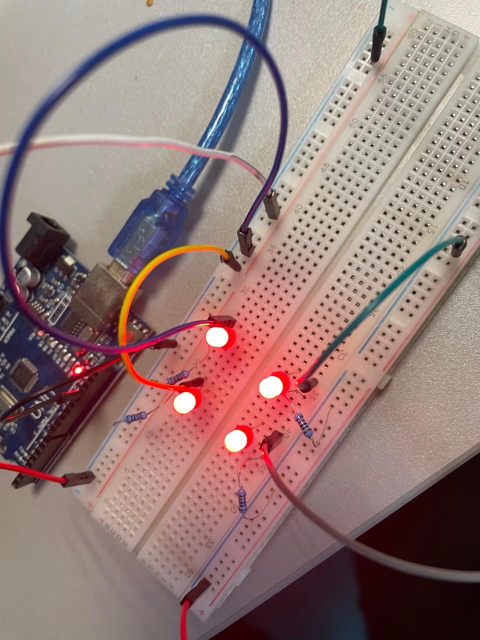
#> input picture pnp/leds/3.jpg, 960 x 1280 px (shown at 1/2 size); its folder holds only this picture in this run
$ python camera-calibration.py
#> lines starting #> are read from the running program, lines starting #| are printed output that depends on the picture; after the words box and inside, x2 and y2 are one past the last pixel; in counts of white or black regions, pixels touching at a corner belong together; long printed decimals are rounded
#> further down, imagen is the input picture: shape (1280, 960, 3); mean B, G, R 119, 122.4, 147.7
import cv2
import numpy as np
import os

#EN CONSTRUCCION

# --- CONFIGURACIÓN ---
carpeta_imagenes = "pnp/leds"  # nombre de la carpeta con las imágenes
objp = np.array([[0, 0, 0],
                 [1, 0, 0],
                 [1, 1, 0],
                 [0, 1, 0]], dtype=np.float32)

mtx = np.array([[2992.45904, 0, 1489.42745],
                [0, 2979.52349, 2003.95063],
                [0, 0, 1]], dtype=np.float32)

dist = np.array([0.2433, -1.2952, -0.0025, -0.0020, 2.41], dtype=np.float32)

# --- FUNCIÓN PARA DETECTAR LOS LEDS AUTOMÁTICAMENTE ---
def detectar_leds_automaticamente(imagen):
    gray = cv2.cvtColor(imagen, cv2.COLOR_BGR2GRAY)
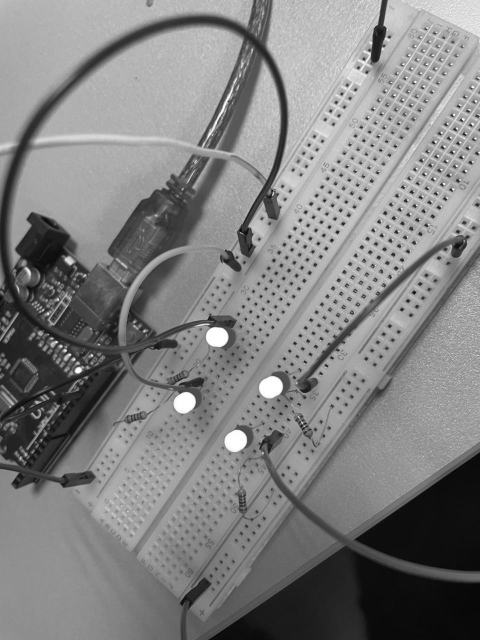
#> gray: shape (1280, 960) (shown at 1/2 size); min 2, max 255, mean 129.6
    blurred = cv2.GaussianBlur(gray, (5, 5), 0)
    _, thresh = cv2.threshold(blurred, 240, 255, cv2.THRESH_BINARY)
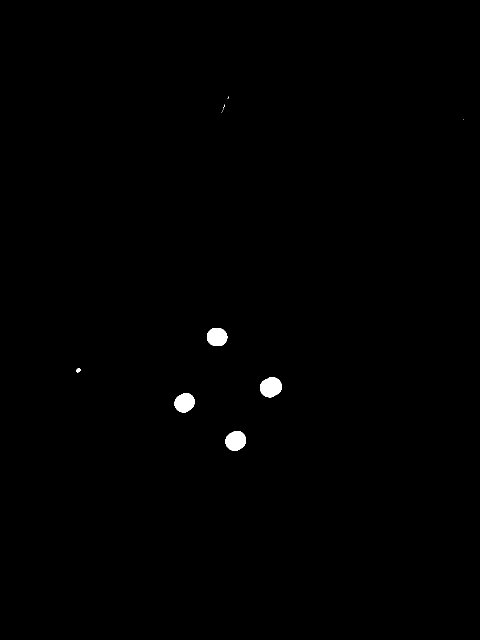
#> thresh: shape (1280, 960) (shown at 1/2 size); 0.42% white; 12 white regions (7 under 20 px)

    contours, _ = cv2.findContours(thresh, cv2.RETR_EXTERNAL, cv2.CHAIN_APPROX_SIMPLE)
#> contours = 12 contours, 7 with area under 20; largest, box (x1, y1, x2, y2) and area: (520, 754, 564, 795) 1306, (451, 862, 492, 902) 1216, (349, 786, 390, 825) 1154, (414, 656, 455, 692) 1138, (152, 736, 162, 745) 48
    contours = sorted(contours, key=cv2.contourArea, reverse=True)[:4]
#> contours = 4 contours; box (x1, y1, x2, y2) and area: (520, 754, 564, 795) 1306, (451, 862, 492, 902) 1216, (349, 786, 390, 825) 1154, (414, 656, 455, 692) 1138

    leds = []
    for cnt in contours:
        M = cv2.moments(cnt)
        if M["m00"] != 0:
            cx = int(M["m10"] / M["m00"])
            cy = int(M["m01"] / M["m00"])
            leds.append((cx, cy))
#> this loop made 4 passes
#> (cx, cy) on passes 1 to 4: (541, 773), (471, 881), (368, 805), (433, 673)
#> after the loop, leds = [(541, 773), (471, 881), (368, 805), (433, 673)]

    # Ordenar para mantener consistencia (arriba->abajo, izquierda->derecha)
    # Ordenar consistentemente en sentido horario desde el punto superior izquierdo
    leds = np.array(leds, dtype=np.float32)
#> leds = [[541, 773], [471, 881], [368, 805], [433, 673]]
    c = np.mean(leds, axis=0)
#> c = [453.2, 783]
    angles = np.arctan2(leds[:, 1] - c[1], leds[:, 0] - c[0])
#> angles = [-0.113, 1.39, 2.89, -1.75]
    leds = leds[np.argsort(angles)]
#> leds = [[433, 673], [541, 773], [471, 881], [368, 805]]

    return np.array(leds, dtype=np.float32) if len(leds) == 4 else None

# --- PROCESAR TODAS LAS IMÁGENES EN LA CARPETA ---
for nombre_archivo in os.listdir(carpeta_imagenes):
    if not nombre_archivo.lower().endswith(('.jpg', '.jpeg', '.png')):
        continue

    ruta = os.path.join(carpeta_imagenes, nombre_archivo)
    imagen = cv2.imread(ruta)
    if imagen is None:
        print(f"No se pudo cargar: {nombre_archivo}")
        continue

    led_centers = detectar_leds_automaticamente(imagen)
#> led_centers = [[433, 673], [541, 773], [471, 881], [368, 805]]

    if led_centers is None:
        print(f"No se detectaron 4 LEDs en: {nombre_archivo}")
        continue


    # Resolver PnP y proyectar puntos
    ret, rvecs, tvecs = cv2.solvePnP(objp, led_centers, mtx, dist)
#> ret = True; rvecs = [0.264, -1, 0.478]; tvecs = [-7.47, -9.44, 21.78]
    if not ret:
        print(f"No se pudo resolver PnP en {nombre_archivo}")
        continue
    projected_points, _ = cv2.projectPoints(objp, rvecs, tvecs, mtx, dist)
#> projected_points = [[434.7, 677.2], [539.4, 768.2], [472.6, 885.5], [366.3, 800.9]]

    for pt in projected_points:
        x, y = pt.ravel()
        cv2.circle(imagen, (int(x), int(y)), 8, (0, 255, 0), -1)
        cv2.putText(imagen, f"{int(x)},{int(y)}", (int(x) + 10, int(y) - 10),
                    cv2.FONT_HERSHEY_SIMPLEX, 0.5, (0, 255, 0), 1)
#> this loop made 4 passes
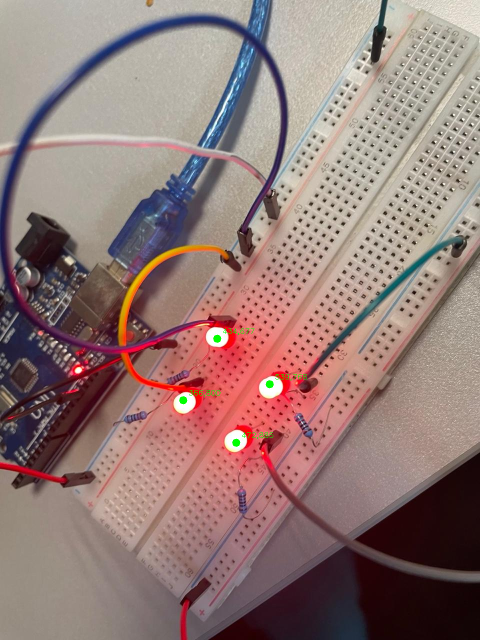
#> imagen: shape (1280, 960, 3) (shown at 1/2 size); 0.12% of pixels changed, all inside (x1, y1, x2, y2) = (358, 657, 614, 894)

    # Dibujar el centroide
    centroide_3d = np.mean(objp, axis=0).reshape(1, 3)
    centroide_2d, _ = cv2.projectPoints(centroide_3d, rvecs, tvecs, mtx, dist)
#> centroide_2d = [[454.8, 784.5]]
    cx, cy = centroide_2d.ravel()
#> cx = 454.8; cy = 784.5
    cx = cx.item()
    cy = cy.item()

    if not np.all(np.isfinite(centroide_2d)):
        print(f"Centroide proyectado inválido: {centroide_2d}")
        continue

    print(f"Tipo de imagen: {type(imagen)}, shape: {imagen.shape}")
#| Tipo de imagen: <class 'numpy.ndarray'>, shape: (1280, 960, 3)
    print(f"Centroide proyectado: cx={cx}, cy={cy}, tipo: {type(cx)}, {type(cy)}")
#| Centroide proyectado: cx=454.801, cy=784.494, tipo: <class 'float'>, <class 'float'>
    print(f"Centroide int: {int(cx)}, {int(cy)}")
#| Centroide int: 454, 784

    cv2.circle(imagen, (int(cx), int(cy)), 10, (0, 0, 0), -1)
#> imagen: shape (1280, 960, 3); 0.03% of pixels changed, all inside (x1, y1, x2, y2) = (444, 774, 465, 795)
    cv2.putText(imagen, "Centro", (int(cx) + 10, int(cy) - 10),
                cv2.FONT_HERSHEY_SIMPLEX, 0.6, (0, 0, 0), 2)
#> imagen: shape (1280, 960, 3); mean B, G, R 118.7, 122.4, 147.3

    # Escalar imagen si es demasiado grande
    max_dim = 1000  # ancho o alto máximo para visualizar
    alto, ancho = imagen.shape[:2]

    if max(alto, ancho) > max_dim:
        escala = max_dim / max(alto, ancho)
        imagen_mostrar = cv2.resize(imagen, (int(ancho * escala), int(alto * escala)))
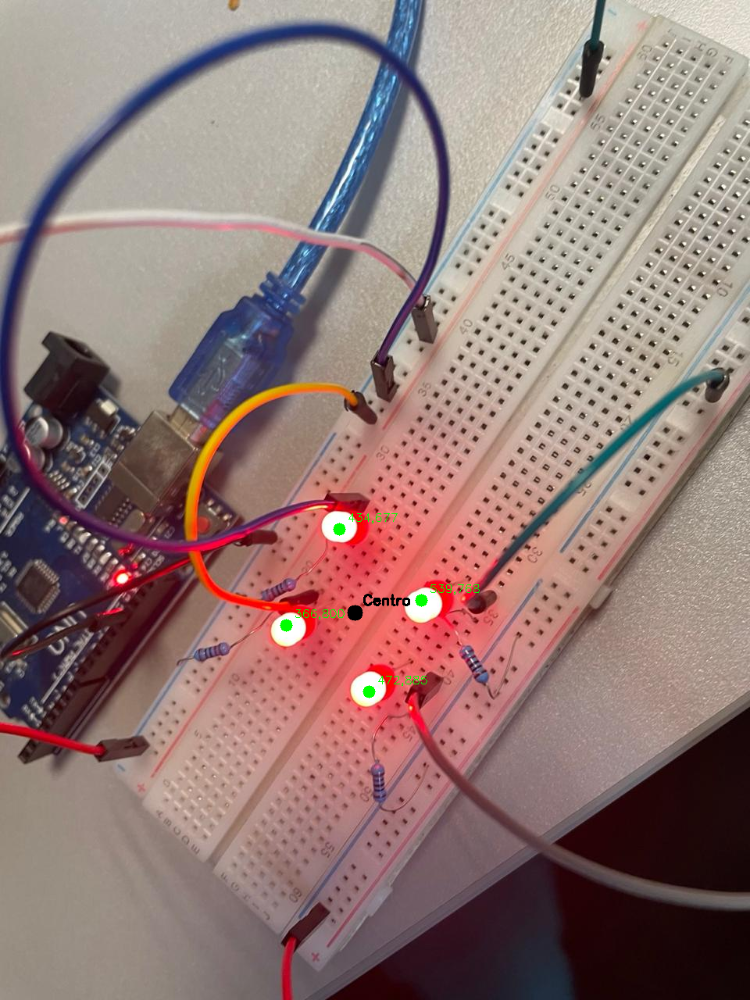
#> imagen_mostrar: shape (1000, 750, 3); mean B, G, R 118.6, 122.3, 147.1
    else:
        imagen_mostrar = imagen

    # Mostrar imagen con proyecciones
    cv2.imshow("Resultado", imagen_mostrar)
    cv2.waitKey(0)

cv2.destroyAllWindows()

$ run again, on pnp/leds/6.jpg
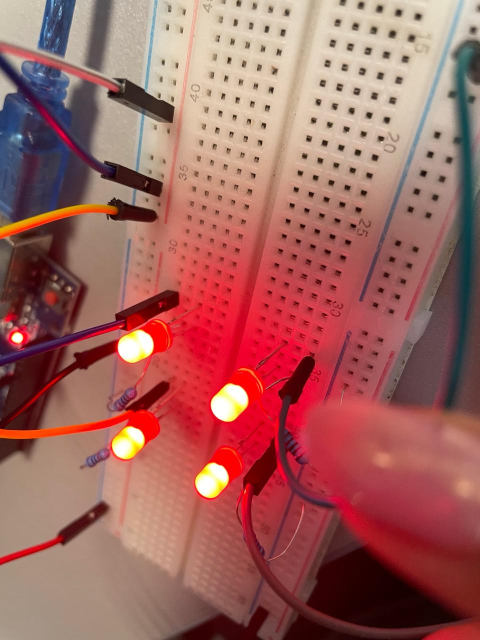
#> input picture pnp/leds/6.jpg, 960 x 1280 px (shown at 1/2 size)
#> imagen is the input picture: shape (1280, 960, 3); mean B, G, R 94.8, 99.6, 160.8
#> in detectar_leds_automaticamente, `_, thresh = cv2.threshold(blurred, 240, 255, cv2.THRESH_BINARY)`:
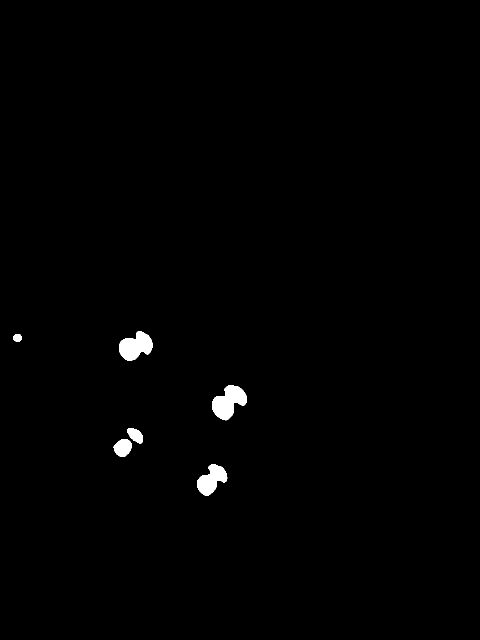
#> thresh: shape (1280, 960) (shown at 1/2 size); 0.78% white; 6 white regions
#> in detectar_leds_automaticamente, `contours, _ = cv2.findContours(thresh, cv2.RETR_EXTERNAL, cv2.CHAIN_AP..`: contours = 6 contours; box (x1, y1, x2, y2) and area: (424, 770, 494, 841) 2818, (238, 663, 305, 721) 2491, (394, 928, 455, 991) 2096, (227, 878, 263, 914) 914, (254, 856, 286, 887) 600, (26, 668, 44, 684) 194
#> in detectar_leds_automaticamente, `contours = sorted(contours, key=cv2.contourArea, reverse=True)[:4]`: contours = 4 contours; box (x1, y1, x2, y2) and area: (424, 770, 494, 841) 2818, (238, 663, 305, 721) 2491, (394, 928, 455, 991) 2096, (227, 878, 263, 914) 914
#> the loop in detectar_leds_automaticamente, `for cnt in contours:` made 4 passes
#> (cx, cy) on passes 1 to 4: (456, 803), (270, 692), (422, 959), (245, 895)
#> after the loop in detectar_leds_automaticamente, `for cnt in contours:`: leds = [(456, 803), (270, 692), (422, 959), (245, 895)]
#> in detectar_leds_automaticamente, `leds = np.array(leds, dtype=np.float32)`: leds = [[456, 803], [270, 692], [422, 959], [245, 895]]
#> c = [348.2, 837.2]
#> angles = [-0.308, -2.06, 1.03, 2.63]
#> in detectar_leds_automaticamente, `leds = leds[np.argsort(angles)]`: leds = [[270, 692], [456, 803], [422, 959], [245, 895]]
#> ret = True; rvecs = [0.00234, -0.817, 0.178]; tvecs = [-6.42, -6.9, 16.28]
#> projected_points = [[271.7, 699.4], [453.9, 793.7], [423.5, 968.4], [243.7, 887.2]]
#> the loop `for pt in projected_points:` made 4 passes
#> centroide_2d = [[351.7, 839.6]]
#> `cx, cy = centroide_2d.ravel()`: cx = 351.7; cy = 839.6
#| Tipo de imagen: <class 'numpy.ndarray'>, shape: (1280, 960, 3)
#| Centroide proyectado: cx=351.750, cy=839.602, tipo: <class 'float'>, <class 'float'>
#| Centroide int: 351, 839
#> `imagen_mostrar = cv2.resize(imagen, (int(ancho * escala), int(alto * e..`:
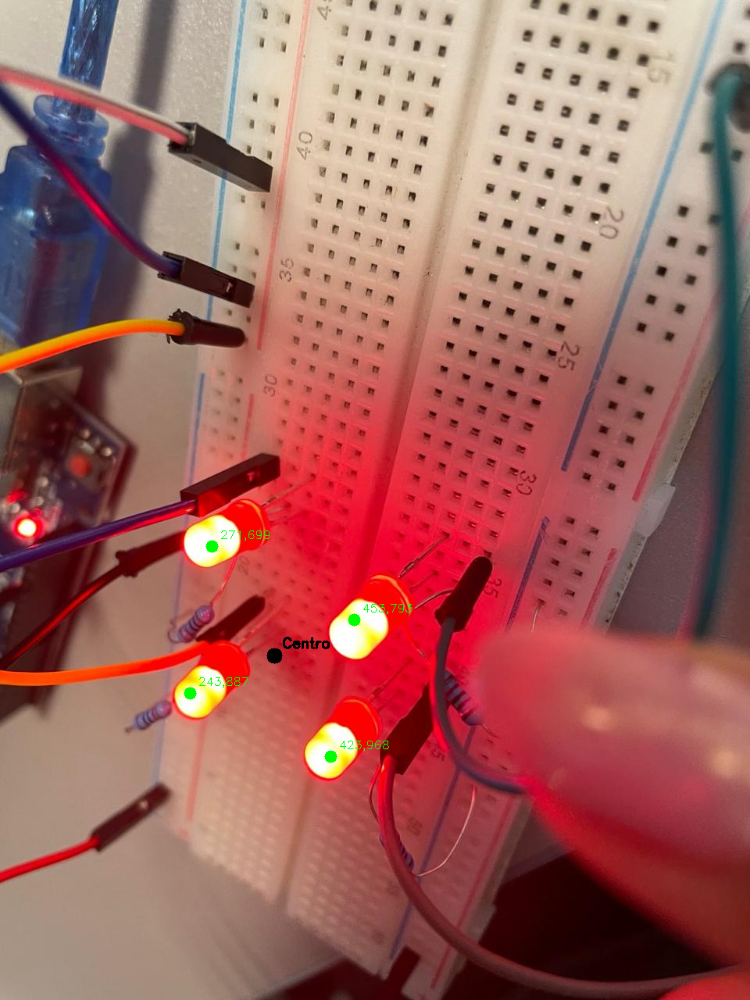
#> imagen_mostrar: shape (1000, 750, 3); mean B, G, R 94.5, 99.6, 160.2

$ run again, on pnp/leds/7.jpg
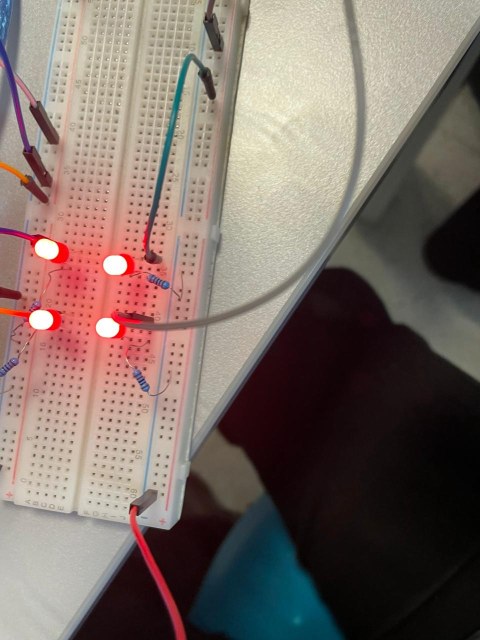
#> input picture pnp/leds/7.jpg, 960 x 1280 px (shown at 1/2 size)
#> imagen is the input picture: shape (1280, 960, 3); mean B, G, R 101.4, 108.3, 122.9
#> in detectar_leds_automaticamente, `_, thresh = cv2.threshold(blurred, 240, 255, cv2.THRESH_BINARY)`:
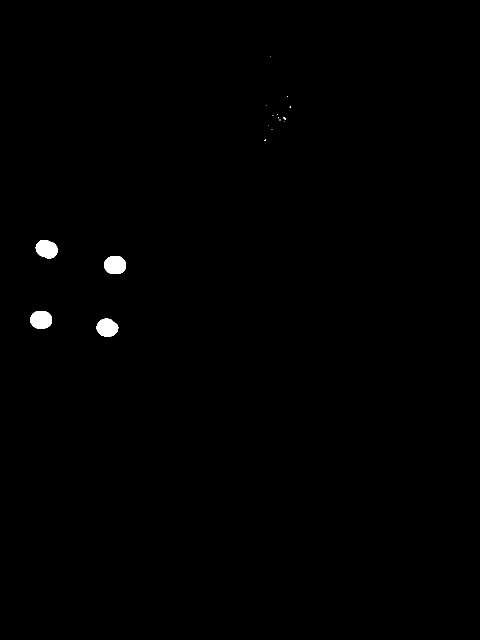
#> thresh: shape (1280, 960) (shown at 1/2 size); 0.42% white; 17 white regions (13 under 20 px)
#> in detectar_leds_automaticamente, `contours, _ = cv2.findContours(thresh, cv2.RETR_EXTERNAL, cv2.CHAIN_AP..`: contours = 17 contours, 13 with area under 20; largest, box (x1, y1, x2, y2) and area: (208, 512, 252, 548) 1244, (60, 622, 104, 658) 1222, (71, 480, 115, 517) 1196, (193, 637, 237, 673) 1164
#> in detectar_leds_automaticamente, `contours = sorted(contours, key=cv2.contourArea, reverse=True)[:4]`: contours = 4 contours; box (x1, y1, x2, y2) and area: (208, 512, 252, 548) 1244, (60, 622, 104, 658) 1222, (71, 480, 115, 517) 1196, (193, 637, 237, 673) 1164
#> the loop in detectar_leds_automaticamente, `for cnt in contours:` made 4 passes
#> (cx, cy) on passes 1 to 4: (229, 529), (81, 639), (92, 497), (213, 655)
#> after the loop in detectar_leds_automaticamente, `for cnt in contours:`: leds = [(229, 529), (81, 639), (92, 497), (213, 655)]
#> in detectar_leds_automaticamente, `leds = np.array(leds, dtype=np.float32)`: leds = [[229, 529], [81, 639], [92, 497], [213, 655]]
#> c = [153.8, 580]
#> angles = [-0.596, 2.46, -2.21, 0.902]
#> in detectar_leds_automaticamente, `leds = leds[np.argsort(angles)]`: leds = [[92, 497], [229, 529], [213, 655], [81, 639]]
#> ret = True; rvecs = [0.891, -0.968, 0.117]; tvecs = [-10.26, -11.09, 23.26]
#> projected_points = [[91.43, 498.3], [229.6, 527.5], [212.4, 656.6], [81.58, 637.6]]
#> the loop `for pt in projected_points:` made 4 passes
#> centroide_2d = [[156.3, 582.7]]
#> `cx, cy = centroide_2d.ravel()`: cx = 156.3; cy = 582.7
#| Tipo de imagen: <class 'numpy.ndarray'>, shape: (1280, 960, 3)
#| Centroide proyectado: cx=156.297, cy=582.719, tipo: <class 'float'>, <class 'float'>
#| Centroide int: 156, 582
#> `imagen_mostrar = cv2.resize(imagen, (int(ancho * escala), int(alto * e..`:
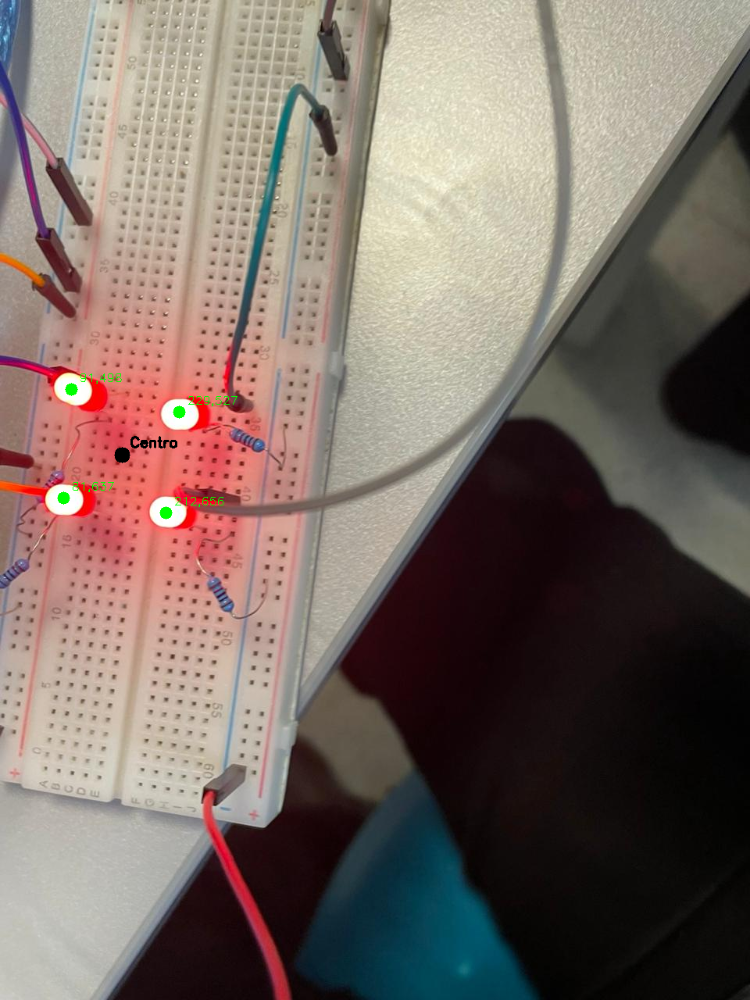
#> imagen_mostrar: shape (1000, 750, 3); mean B, G, R 101, 108.2, 122.4

$ run again, on pnp/leds/8.jpg
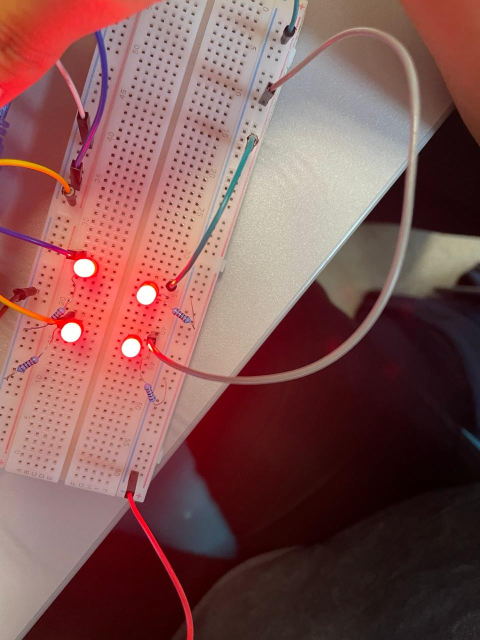
#> input picture pnp/leds/8.jpg, 960 x 1280 px (shown at 1/2 size)
#> imagen is the input picture: shape (1280, 960, 3); mean B, G, R 83, 85.3, 128.4
#> in detectar_leds_automaticamente, `_, thresh = cv2.threshold(blurred, 240, 255, cv2.THRESH_BINARY)`:
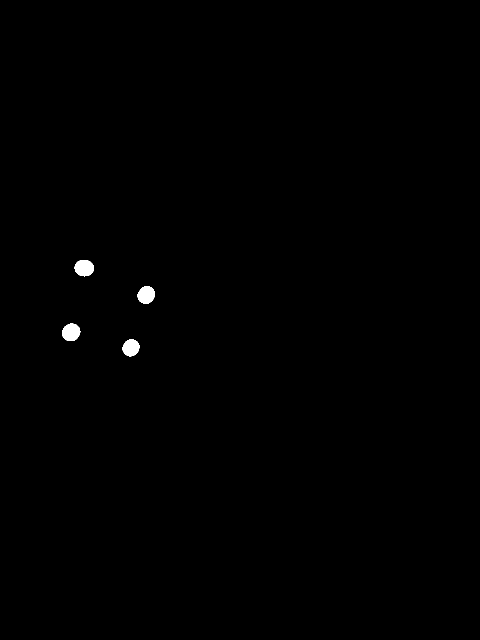
#> thresh: shape (1280, 960) (shown at 1/2 size); 0.31% white; 4 white regions
#> contours = 4 contours; box (x1, y1, x2, y2) and area: (149, 520, 188, 553) 958, (124, 647, 161, 682) 954, (275, 573, 310, 608) 902, (245, 679, 279, 713) 847
#> the loop in detectar_leds_automaticamente, `for cnt in contours:` made 4 passes
#> (cx, cy) on passes 1 to 4: (168, 535), (141, 664), (292, 589), (261, 695)
#> after the loop in detectar_leds_automaticamente, `for cnt in contours:`: leds = [(168, 535), (141, 664), (292, 589), (261, 695)]
#> in detectar_leds_automaticamente, `leds = np.array(leds, dtype=np.float32)`: leds = [[168, 535], [141, 664], [292, 589], [261, 695]]
#> c = [215.5, 620.8]
#> angles = [-2.08, 2.62, -0.393, 1.02]
#> in detectar_leds_automaticamente, `leds = leds[np.argsort(angles)]`: leds = [[168, 535], [292, 589], [261, 695], [141, 664]]
#> ret = True; rvecs = [0.763, -0.917, 0.258]; tvecs = [-10.78, -12, 25.6]
#> projected_points = [[167.9, 538.4], [292.1, 585.2], [260.9, 698.9], [141, 660.5]]
#> the loop `for pt in projected_points:` made 4 passes
#> centroide_2d = [[217.5, 622.9]]
#> `cx, cy = centroide_2d.ravel()`: cx = 217.5; cy = 622.9
#| Tipo de imagen: <class 'numpy.ndarray'>, shape: (1280, 960, 3)
#| Centroide proyectado: cx=217.496, cy=622.921, tipo: <class 'float'>, <class 'float'>
#| Centroide int: 217, 622
#> `imagen_mostrar = cv2.resize(imagen, (int(ancho * escala), int(alto * e..`:
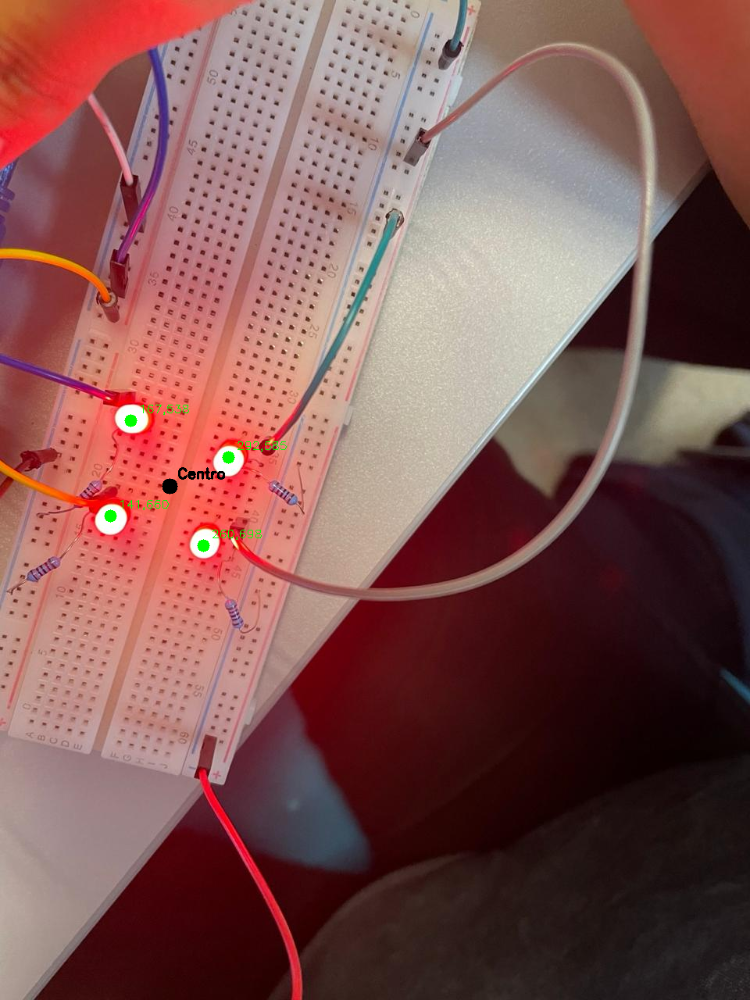
#> imagen_mostrar: shape (1000, 750, 3); mean B, G, R 82.7, 85.2, 127.9
